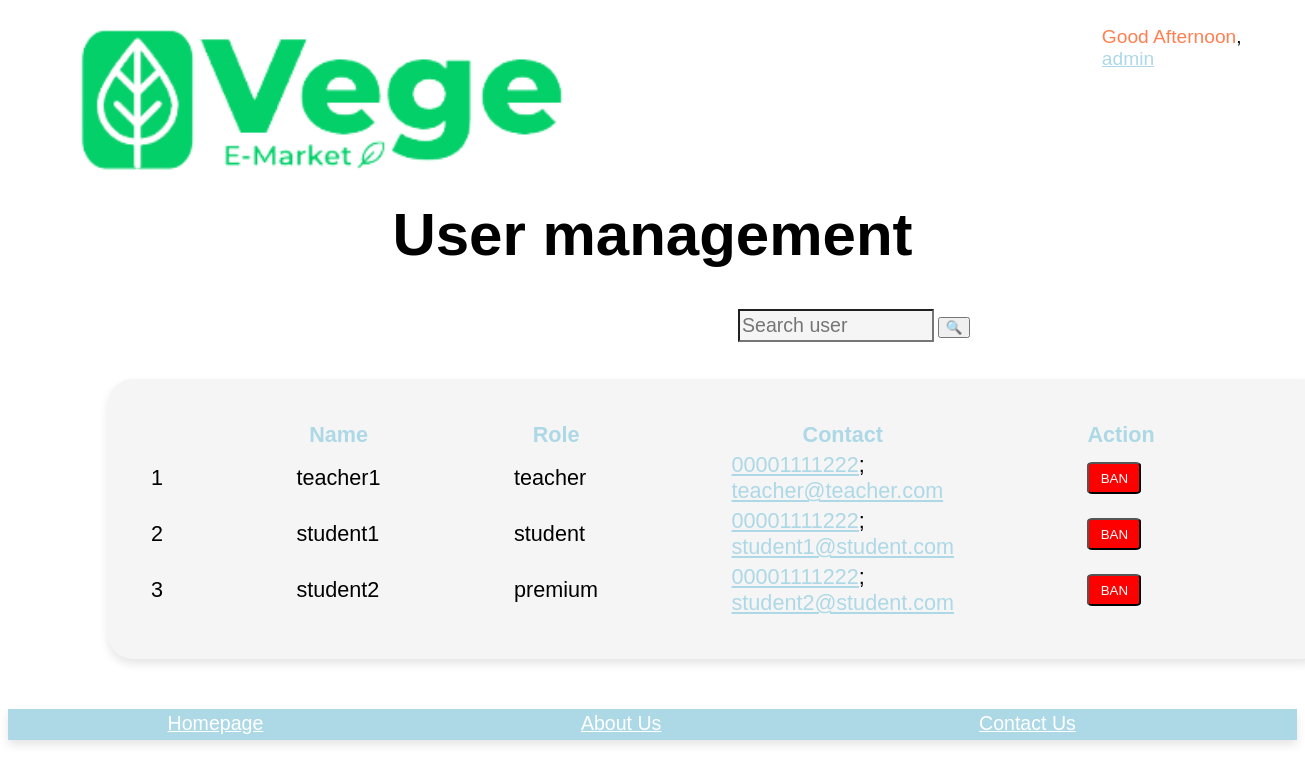
The app's page /admin/user_management.php (signed in), older data.
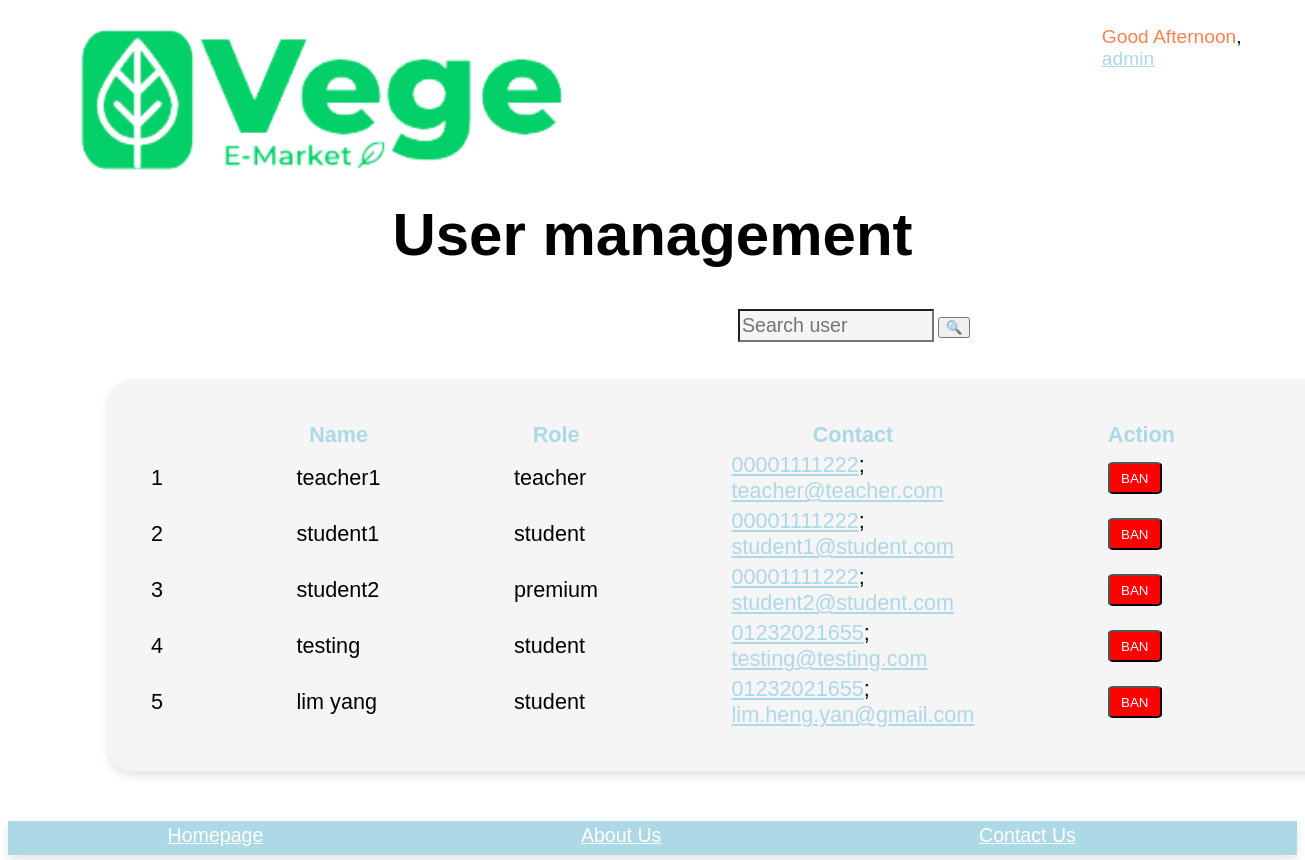
The same page, newer data.
### tables this page shows
CREATE TABLE IF NOT EXISTS `user` (
  `userID` varchar(100) NOT NULL,
  `username` varchar(100) NOT NULL,
  `gender` varchar(10) NOT NULL,
  `email` varchar(100) NOT NULL,
  `phone` varchar(100) NOT NULL,
  `birthday` date NOT NULL,
  `password` varchar(100) NOT NULL,
  `AccStatus` varchar(100) NOT NULL,
  `role` varchar(10) NOT NULL,
  `Profile_Pic` varchar(255) NOT NULL,
  PRIMARY KEY (`userID`)
);

### admin/user_management.php (the view, shortened to what this page needs)
<?php
    include '../includes/header.php';
    $user_list = mysqli_query($conn, "SELECT * FROM user WHERE role != 'admin'; ");
    if ($user_list){
        $user_list_length = mysqli_num_rows($user_list);
    }
?>
<!DOCTYPE html>
<html lang="en">
<head>
</head>
<body>
    <h1>User management</h1>
    <div class="content" id="user-content">
            <div class="search-container">
                <input type="text" class="user-content-search-input" id="user-content-search-input" placeholder="Search user" onkeyup="searchFunction('user')" autofocus>
                <button class="search-button" >🔍</button>
            </div><br>
            <table class="console-content-table" id="console-content-user-table">
                <thead>
                    <tr class="console-table-headers">
                        <th></th>
                        <th>Name</th>
                        <th>Role</th>
                        <th>Contact</th>
                        <th>Action</th>
                    </tr>
                </thead>
                <tbody class="user-table" id="user-table">
                    <?php
                        $count=1;
                        if ($user_list_length){
                            while ($user_info=mysqli_fetch_array($user_list)){
                                echo '<tr class="searchable-row">';
                                echo '<td>'.$count.'</td>';
                                echo '<td class="search-key">'.$user_info['username'].'</td>';
                                echo '<td class="search-key">'.$user_info['role'].'</td>';
                                echo "<td class='search-key'><a href='tel:$user_info[phone]'>".$user_info['phone']."</a>;<br>
                                        <a href='mailto:$user_info[email]'>".$user_info['email'].'</a></td>';
                                $id = $user_info['userID'] ;
                                if ($user_info['AccStatus'] != 'banned'){ ?>
                                    <td><button class='ban-button' onclick="chgStatus('user', '<?php echo $id; ?>', 'ban')">BAN</button></td></tr>
                                <?php }else{ ?>
                                    <td><button class='unban-button' onclick="chgStatus('user', '<?php echo $id; ?>', 'unban')">UNBAN</button></td></tr>
                                <?php }
                                $count++;
                            }
                        }
                    ?>
                </tbody>
            </table>
        </div>
</body>
</html>
<?php include '../includes/footer.php'; ?>
</body>
</html>

Row changes from the older to the newer data that the page shows:
added user: username "testing", role "student", phone "01232021655", email "testing@testing.com"
added user: username "lim yang", role "student", phone "01232021655", email "lim.heng.yan@gmail.com"
